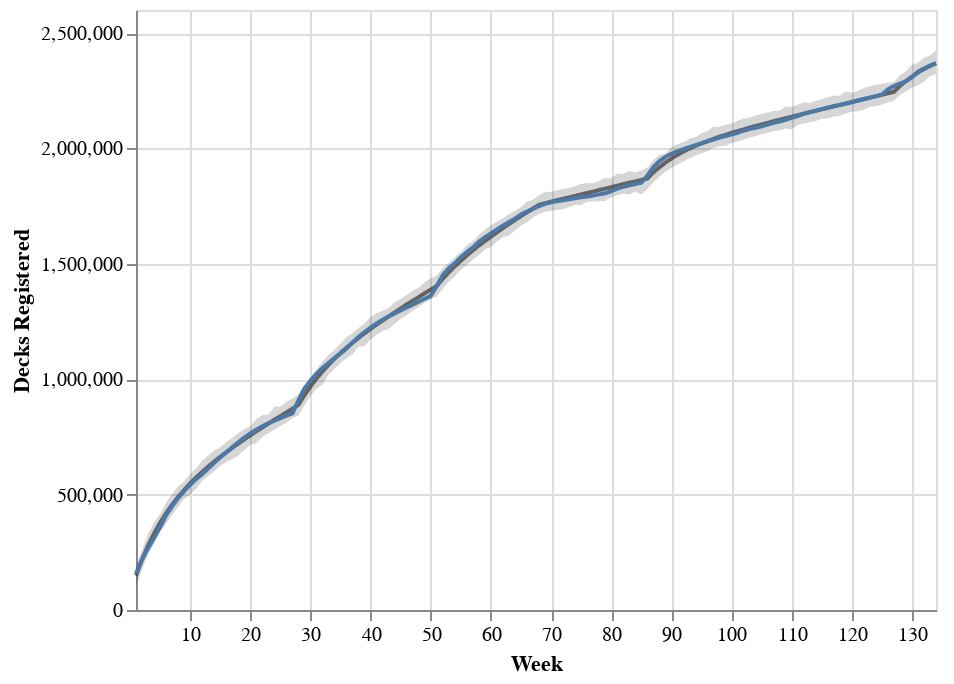

This figure's notebook cell:
### Code cell
from pymc3_altair import plot_fit_altair

with model_5:
    pm.set_data({"covid_start": 68})

chart_with_covid = plot_fit_altair(model_5, trace_5, model_data)
chart_with_covid

### Figure 1 — Vega-Lite specification as saved in the notebook (floating-point values rounded to 4 significant figures; data arrays with more than 128 entries replaced by an {"elided": "..."} marker saying what was removed)
{"config": {"view": {"continuousWidth": 400, "continuousHeight": 300}}, "layer": [{"mark": {"type": "area", "color": "#333333", "opacity": 0.2}, "encoding": {"tooltip": [{"type": "quantitative", "field": "Total_scaled", "format": ",.0f", "title": "Registered Decks"}, {"type": "quantitative", "field": "max_posterior_predictor", "format": ",.0f", "title": "Model Max"}, {"type": "quantitative", "field": "mean_posterior_predictor", "format": ",.0f", "title": "Model Mean"}, {"type": "quantitative", "field": "min_posterior_predictor", "format": ",.0f", "title": "Model Min"}], "x": {"type": "quantitative", "field": "Week_nr", "scale": {"domain": [1, 134], "nice": false, "zero": false}, "title": "Week"}, "y": {"type": "quantitative", "field": "min_posterior_predictor", "title": "Decks Registered"}, "y2": {"field": "max_posterior_predictor"}}}, {"mark": {"type": "line", "color": "#333333", "opacity": 0.7}, "encoding": {"tooltip": [{"type": "quantitative", "field": "Total_scaled", "format": ",.0f", "title": "Registered Decks"}, {"type": "quantitative", "field": "max_posterior_predictor", "format": ",.0f", "title": "Model Max"}, {"type": "quantitative", "field": "mean_posterior_predictor", "format": ",.0f", "title": "Model Mean"}, {"type": "quantitative", "field": "min_posterior_predictor", "format": ",.0f", "title": "Model Min"}], "x": {"type": "quantitative", "field": "Week_nr", "scale": {"domain": [1, 134], "nice": false, "zero": false}, "title": "Week"}, "y": {"type": "quantitative", "field": "mean_posterior_predictor"}}}, {"mark": "line", "encoding": {"tooltip": [{"type": "quantitative", "field": "Total_scaled", "format": ",.0f", "title": "Registered Decks"}, {"type": "quantitative", "field": "max_posterior_predictor", "format": ",.0f", "title": "Model Max"}, {"type": "quantitative", "field": "mean_posterior_predictor", "format": ",.0f", "title": "Model Mean"}, {"type": "quantitative", "field": "min_posterior_predictor", "format": ",.0f", "title": "Model Min"}], "x": {"type": "quantitative", "field": "Week_nr", "scale": {"domain": [1, 134], "nice": false, "zero": false}, "title": "Week"}, "y": {"type": "quantitative", "field": "Total_scaled"}}}], "data": {"name": "data-76d812e7b7b07fa3619ef9d1a7dd1546"}, "$schema": "https://vega.github.io/schema/vega-lite/v4.8.1.json", "datasets": {"data-76d812e7b7b07fa3619ef9d1a7dd1546": {"elided": "134 records"}}}
